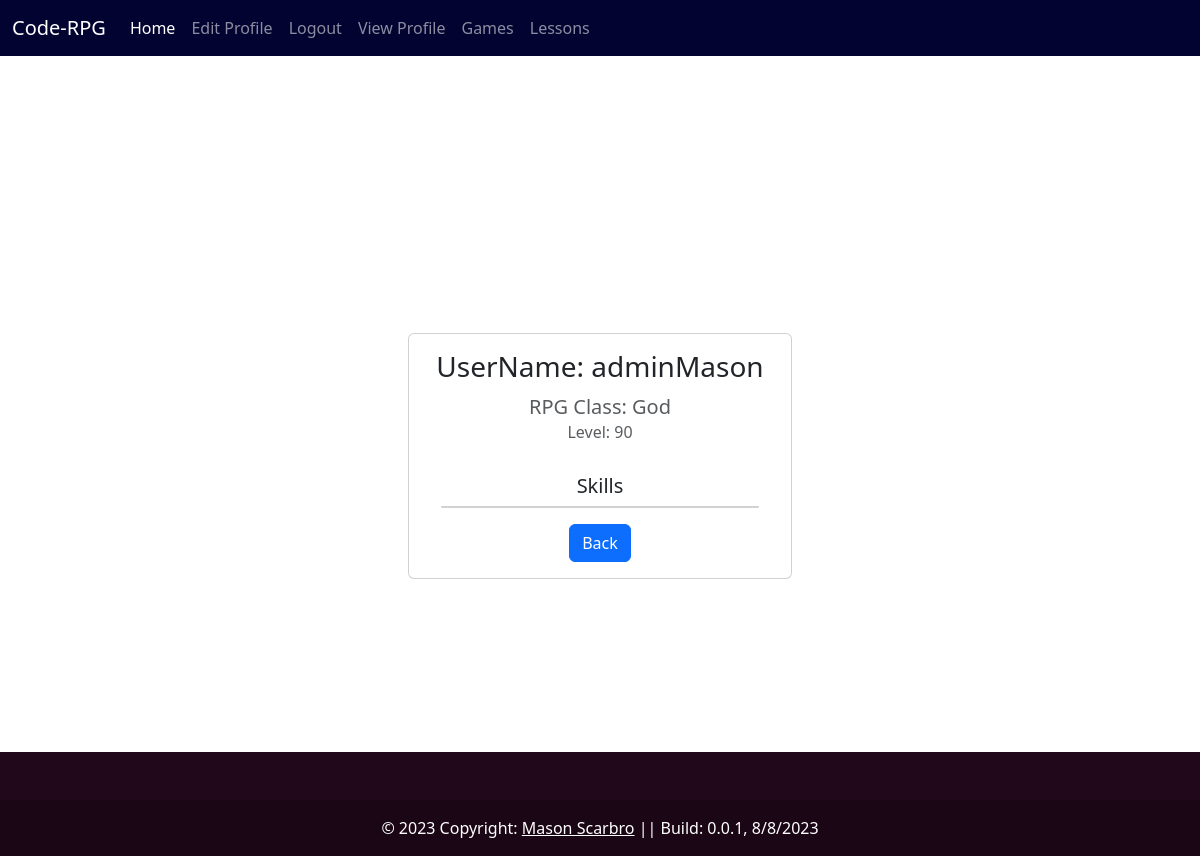
The page /CodeRPGappMain/profile/ (signed in) on the database its author committed.
### CodeRPGappMain/models.py (models this page shows, shortened)
class Profile(models.Model):
    user = models.OneToOneField(User, null=True, on_delete=models.CASCADE)
    rpg_class = models.CharField(max_length=100, default='Warrior')
    level = models.IntegerField(default=1)
    skills = models.ManyToManyField(Skill)
    markComplete_1 = models.BooleanField(default=False)

### CodeRPGappMain/views.py (the view)
# urls.py: path('profile/', ShowProfilePageView.as_view(), name='show_profile'),
class ShowProfilePageView(generic.DetailView):
    model = Profile
    template_name = 'registration/user_profile.html'
    context_object_name = 'page_user'
    def get_object(self, queryset=None):
        return get_object_or_404(Profile, user=self.request.user)
    def get_context_data(self, **kwargs):
        context = super().get_context_data(**kwargs)
        user = User.objects.get(pk=self.request.user.id)
        context['username'] = user.username
        context['first_name'] = user.first_name
        context['last_name'] = user.last_name
        profile = self.get_object()
        context['skills'] = profile.skills
        context['level'] = profile.level
        return context

### CodeRPGappMain/templates/registration/user_profile.html (shortened to what this page needs)
{% extends 'base.html' %}
{% load static %}
{% block content %}
<div class="d-flex justify-content-center align-items-center" style="min-height: 100vh;">
    <div class="card" style="width: 24rem;">
        <div class="card-body text-center">
            <h3 class="card-title mb-3">UserName: {{ page_user.user.username }}</h3>
            {% if page_user.rpg_class %}
            <h5 class="card-subtitle mb-2 text-muted">RPG Class: {{ page_user.rpg_class }}</h5>
            {% endif %}
            {% if page_user.level %}
            <h6 class="card-subtitle mb-3 text-muted">Level: {{ page_user.level }}</h6>
            {% endif %}
              <div class="card-body">
                <h5 class="card-title">Skills</h5>
                <div class="card">
              </div>
              </div>
            <a href="/" class="btn btn-primary">Back</a>
        </div>
    </div>
</div>
<footer class="text-center text-white fixed-bottom" style="background-color: #21081a;">
    <div class="container p-4"></div>
    <div class="text-center p-3" style="background-color: rgba(0, 0, 0, 0.2);">
      <a class="text-white" href="https://github.com/MasonScarbro">Mason Scarbro</a>
    </div>
  </footer>
{% endblock %}

### rows shown on the page
Profile: user.username "adminMason", rpg_class "God", level "90"
